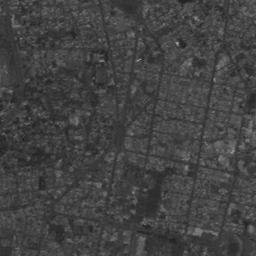
#> input picture img/1-hist-calibration/QUITO.png, 256 x 256 px
$ jupyter execute --allow-errors Taller2.ipynb
#> lines starting #> are read from the running program, lines starting #| are printed output that depends on the picture
# Taller 2

[cell 1]
from pathlib import Path

import cv2 as cv
import matplotlib.pyplot as plt

import numpy as np

from skimage import exposure

##

## 1. Calibracion del histograma

[cell 2]
img_1 = [
    Path("./img/1-hist-calibration/QUITO.png"),
]

[cell 3]
for path in img_1:
    img = cv.imread(path, cv.IMREAD_GRAYSCALE)
#> img is the input picture: shape (256, 256); min 35, max 166, mean 66.3
    plt.imshow(img, cmap="gray")
    plt.title(path.name)
    plt.show()

[cell 4]
for path in img_1:
    hist = cv.calcHist([img], [0], None, [256], [0, 256])
    plt.plot(hist)
    plt.title(path.name)
    plt.show()

    print(f"min {np.min(img)}, max {np.max(img)}")
#> this loop made 1 pass
#| min 35, max 166

[cell 5]
for path in img_1:
    img = cv.imread(path, cv.IMREAD_GRAYSCALE)

    rescaled_img = exposure.rescale_intensity(
        img, in_range=(35, 166), out_range=(0, 255)
    ).astype(np.uint8)

    plt.imshow(rescaled_img, cmap="gray")
    plt.title(f"{path.name} - equalized")
    plt.show()

    hist = cv.calcHist([rescaled_img], [0], None, [256], [0, 256])
#> hist = 256 values, max 2369 at index 52, min 0 at index 2, mean 256
    plt.plot(hist)
    plt.show()
#> figure, not shown here; curve peaks at x = 52, y = 2369

La imagen no mejora en la expansion del contraste debido a que toma un rango amplio de tonalidades de gris.

Y como veremos en otras configuraciones de expansion de contraste, levemente se puede distinguir mas elementos dentro de la imagen.

[cell 6]
for path in img_1:
    img = cv.imread(path, cv.IMREAD_GRAYSCALE)

    rescaled_img = exposure.rescale_intensity(
        img, in_range=(50, 100), out_range=(0, 255)
    ).astype(np.uint8)

    plt.imshow(rescaled_img, cmap="gray")
    plt.title(f"{path.name} - equalized")
    plt.show()

    hist = cv.calcHist([rescaled_img], [0], None, [256], [0, 256])
#> hist = 256 values, max 4808 at index 0, min 0 at index 1, mean 256
    plt.plot(hist)
    plt.show()
#> figure, not shown here; curve peaks at x = 0, y = 4808

[cell 7]
for path in img_1:
    img = cv.imread(path, cv.IMREAD_GRAYSCALE)

    rescaled_img = exposure.rescale_intensity(
        img, in_range=(40, 120), out_range=(0, 255)
    ).astype(np.uint8)
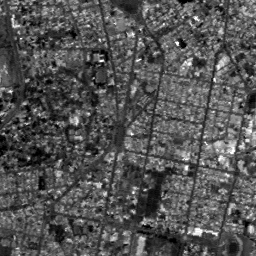
#> rescaled_img: shape (256, 256); min 0, max 255, mean 83.4

    plt.imshow(rescaled_img, cmap="gray")
    plt.title(f"{path.name} - equalized")
    plt.show()

    hist = cv.calcHist([rescaled_img], [0], None, [256], [0, 256])
#> hist = 256 values, max 2369 at index 70, min 0 at index 1, mean 256
    plt.plot(hist)
    plt.show()
#> figure, not shown here; curve peaks at x = 70, y = 2369

[cell 8]
for path in img_1:
    img = cv.imread(path, cv.IMREAD_GRAYSCALE)

    rescaled_img = exposure.rescale_intensity(
        img, in_range=(35, 166), out_range=(0, 255)
    ).astype(np.uint8)

    plt.imshow(rescaled_img, cmap="gray")
    plt.title(f"{path.name} - equalized")
    plt.show()

    hist = cv.calcHist([rescaled_img], [0], None, [256], [0, 256])
#> hist = 256 values, max 2369 at index 52, min 0 at index 2, mean 256
    plt.plot(hist)
    plt.show()

La tranformacion que mas contraste genera es aquella de `50-100` en donde podemos apreciar mas diferenciacion entre los negros y blancos. Y la razon por que nuestra expansion de contraste de `35-166` es igual al punto 4 es porque el gris minimo y maximo concuerdan con ese mismo rango.

## 2. Ecualizacion del histograma

[cell 9]
img_2 = [
    Path("./img/2-hist-equalization/BABOON.png"),
    Path("./img/2-hist-equalization/QUITO.png"),
]

[cell 10]
for path in img_2:
    img = cv.imread(path, cv.IMREAD_GRAYSCALE)
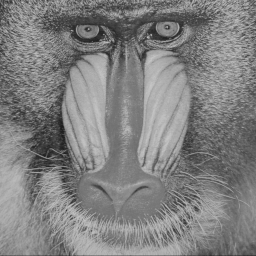
#> input picture img/2-hist-equalization/BABOON.png, 256 x 256 px
#> img is the input picture: shape (256, 256); min 27, max 198, mean 128.7
    plt.imshow(img, cmap="gray")
    plt.title(path.name)
    plt.show()

## 3. Comparacion histograma

[cell 11]
img_3 = [Path("./img/3-hist-comparison/BOUGIES.png")]

[cell 12]
for path in img_3:
    img = cv.imread(path, cv.IMREAD_GRAYSCALE)
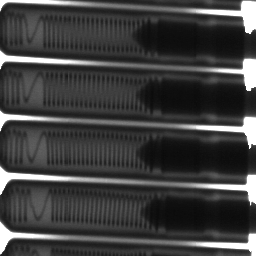
#> input picture img/3-hist-comparison/BOUGIES.png, 256 x 256 px
#> img is the input picture: shape (256, 256); min 10, max 255, mean 63.2
    plt.imshow(img, cmap="gray")
    plt.title(path.name)
    plt.show()

    print(f"min {np.min(img)}, max {np.max(img)}")
#| min 10, max 255

[cell 13]
for path in img_3:
    img = cv.imread(path, cv.IMREAD_GRAYSCALE)
    hist = cv.calcHist([img], [0], None, [256], [0, 256])
#> hist = 256 values, max 3417 at index 255, min 0 at index 0, mean 256
    plt.plot(hist)
    plt.title(f"{path.name} histogram")
    plt.show()
#> figure, not shown here; curve peaks at x = 255, y = 3417

[cell 14]
for path in img_3:
    img = cv.imread(path, cv.IMREAD_GRAYSCALE)

    img = exposure.rescale_intensity(img, in_range=(10, 80), out_range=(0, 255)).astype(
        np.uint8
    )

    plt.imshow(img, cmap="gray")
    plt.title(path.name)
    plt.show()

    hist = cv.calcHist([img], [0], None, [256], [0, 256])
#> hist = 256 values, max 10572 at index 255, min 0 at index 1, mean 256
    plt.plot(hist)
    plt.title(f"{path.name} histogram")
    plt.show()
#> figure, not shown here; curve peaks at x = 255, y = 10572

Se denota una diferencia mayor en los niveles de gris en donde vemos que podemos diferenciar mejor el hilo de cobre que el fondo que lo rodea.

[cell 15]
for path in img_3:
    img = cv.imread(path, cv.IMREAD_GRAYSCALE)

    img = cv.equalizeHist(img)
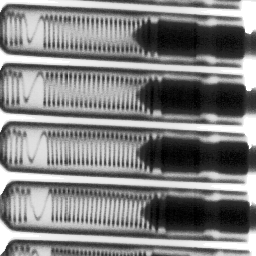
#> img: shape (256, 256); min 0, max 255, mean 129.4

    plt.imshow(img, cmap="gray")
    plt.title(path.name)
    plt.show()

    hist = cv.calcHist([img], [0], None, [256], [0, 256])
#> hist = 256 values, max 3417 at index 255, min 0 at index 1, mean 256
    plt.plot(hist)
    plt.title(f"{path.name} histogram")
    plt.show()
#> figure, not shown here; curve peaks at x = 255, y = 3417

Mediante la ecualizacion vemos que el hilo tiene un pequeño degradado donde los extremos son colores oscuros y el centro de un color claro.

[cell 16]
for path in img_3:
    img = cv.imread(path, cv.IMREAD_GRAYSCALE)

    img = img.astype(np.float32)
    img = np.log1p(img) * 46

    img = img.astype(np.uint8)
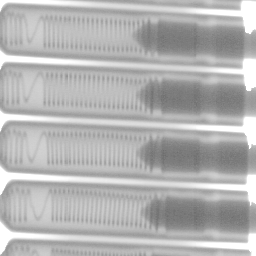
#> img: shape (256, 256); min 110, max 255, mean 179.3

    plt.imshow(img, cmap="gray")
    plt.title(path.name)
    plt.show()

    hist = cv.calcHist([img], [0], None, [256], [0, 256])
#> hist = 256 values, max 3417 at index 255, min 0 at index 0, mean 256
    plt.plot(hist)
    plt.title(f"{path.name} histogram")
    plt.show()
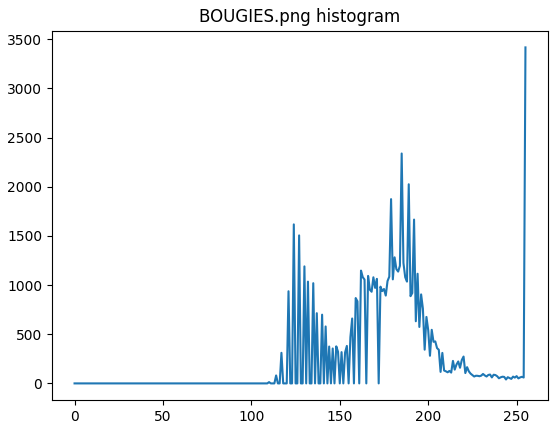
#> figure drawn by matplotlib, 1 panel; curve peaks at x = 255, y = 3417

La operacion de aplicar el logaritmo invierte la distribucion de los tonos de la imagen provocando que los colores esten mas acentuados a tonos de grises claros

[cell 17]
for path in img_3:
    img = cv.imread(path, cv.IMREAD_GRAYSCALE)
    N, M = img.shape
#> N = 256; M = 256
    L = 256

    hist = cv.calcHist([img], [0], None, [L], [0, L]).ravel()

    cdf = np.cumsum(hist)
#> cdf = 256 values from 0 to 65536
    cdf = cdf / cdf[-1]
#> cdf = 256 values from 0 to 1
    pixel_values = np.interp(np.random.rand(N * M), cdf, np.arange(L))

    i_to_match = pixel_values.reshape(N, M).astype(np.uint8)
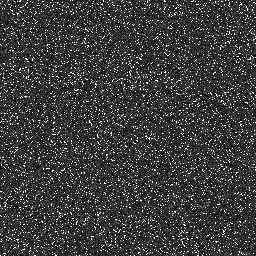
#> i_to_match: shape (256, 256); min 9, max 254, mean 61.9

    matched_image = exposure.match_histograms(img, i_to_match)
    matched_image = np.clip(matched_image, 0, 255).astype(np.uint8)

    plt.imshow(matched_image, cmap="gray")
    plt.title(path.name)
    plt.show()

    hist = cv.calcHist([matched_image], [0], None, [256], [0, L])
#> hist = 256 values, max 3417 at index 254, min 0 at index 0, mean 256
    plt.plot(hist)
    plt.title(f"{path.name} histogram")
    plt.show()
#> figure, not shown here; curve peaks at x = 254, y = 3417

Vemos que la especificacion del histograma perturba ciertas zonas haciendolas tener mayor frecuancia, sin embargo podemos ver que en las zonas donde conseguimos esta mayor frecuencia, las tonalidades de grises aledañas se ven afectadas con una frecuencia menor.

## 4. Umbralizacion simple

[cell 18]
img_4 = [Path("./img/4-threshold-simple/MUSCLE.png")]

[cell 19]
for path in img_4:
    img = cv.imread(path, cv.IMREAD_GRAYSCALE)
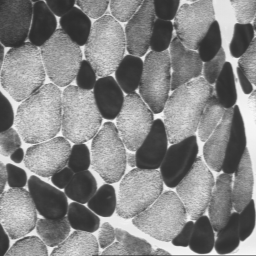
#> input picture img/4-threshold-simple/MUSCLE.png, 256 x 256 px
#> img is the input picture: shape (256, 256); min 44, max 249, mean 133.1
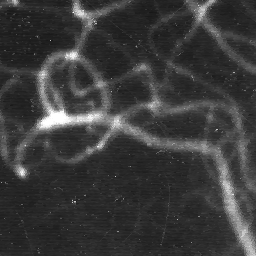
#> input picture img/5-threshold-double/ANGIO.png, 256 x 256 px
#> further down, img is the input picture: shape (256, 256); min 20, max 255, mean 58.9
#> `result = np.zeros_like(img)`: result: shape (256, 256); every value is 0
#> `result[img >= upper_threshold] = 255`:
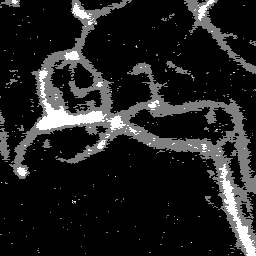
#> result: shape (256, 256); min 0, max 255, mean 33.2
    plt.imshow(img, cmap="gray")
    plt.title(path.name)
    plt.show()

## 5. Umbralizacion doble

[cell 20]
img_5 = [
    Path("./img/5-threshold-double/ANGIO.png"),
    Path("./img/5-threshold-double/RONDELLE.png"),
]

#> (a cell that did not finish here is left out)

[cell 22]
lower_threshold = 70
upper_threshold = 140

#> (the rest of this cell did not finish here and is left out)
